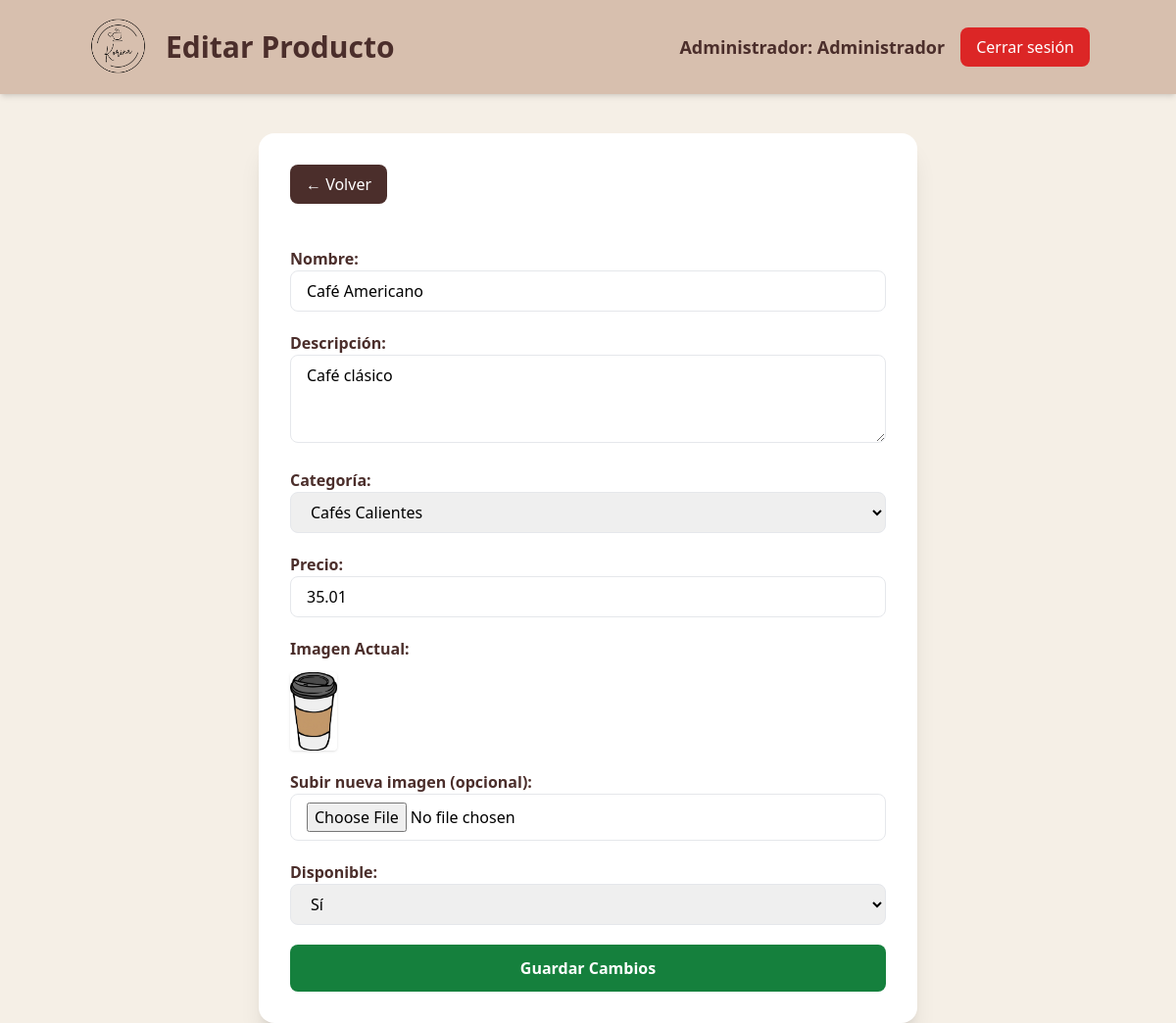
Screenshot of /admin/productos/editar.php?id=1 (signed in) with the database file from the repository.
### tables this page shows
CREATE TABLE `productos` (
  `id` int(11) NOT NULL,
  `nombre` varchar(100) NOT NULL,
  `descripcion` varchar(255) DEFAULT NULL,
  `categoria` varchar(50) NOT NULL,
  `precio` decimal(10,2) NOT NULL,
  `imagen` varchar(120) DEFAULT NULL,
  `disponible` tinyint(1) DEFAULT 1
);

### admin/productos/editar.php (the view, shortened to what this page needs)
<?php
include "../../back/conexion.php";
$id = $_GET["id"];
$sql = $conexion->prepare("SELECT * FROM productos WHERE id = ?");
$sql->bind_param("i", $id);
$sql->execute();
$result = $sql->get_result();
$producto = $result->fetch_assoc();
?>
<!DOCTYPE html>
<html lang="es">
<head>
    <script src="https://cdn.tailwindcss.com"></script>
</head>
<body class="bg-[#f5efe6] min-h-screen">
    <div class="bg-[#d7bfae] p-4 shadow-md">
        <div class="flex justify-between items-center max-w-5xl mx-auto">
            <div class="flex items-center gap-4">
                <img src="/korina-pos/front/imagenes/logo.png" class="h-16" />
                <h1 class="text-3xl font-bold text-[#4b2e2b]">Editar Producto</h1>
            </div>
            <div class="flex items-center gap-4">
                <span class="text-lg font-semibold text-[#4b2e2b]">
                    Administrador: <b><?php echo $_SESSION["nombre"]; ?></b>
                </span>
                <a href="../../back/logout.php"
                   class="bg-red-600 text-white px-4 py-2 rounded-lg hover:bg-red-700 transition">
                    Cerrar sesión
                </a>
            </div>
        </div>
    </div>
    <div class="max-w-2xl mx-auto mt-10 bg-white shadow-xl rounded-2xl p-8">
        <a href="index.php"
           class="inline-block mb-6 bg-[#4b2e2b] text-white px-4 py-2 rounded-lg hover:bg-[#6b423f] transition">
            ← Volver
        </a>
        <form action="actualizar.php" method="POST" enctype="multipart/form-data" class="space-y-5">
            <label class="block">
                <span class="font-semibold text-[#4b2e2b]">Nombre:</span>
                <input type="text" name="nombre" required
                       value="<?php echo $producto['nombre']; ?>"
                       class="w-full px-4 py-2 border rounded-lg focus:ring-2 focus:ring-[#4b2e2b] outline-none">
            </label>
            <label class="block">
                <span class="font-semibold text-[#4b2e2b]">Descripción:</span>
                <textarea name="descripcion" rows="3"
                    class="w-full px-4 py-2 border rounded-lg focus:ring-2 focus:ring-[#4b2e2b] outline-none"><?php
                        echo $producto['descripcion'];
                ?></textarea>
            </label>
            <label class="block">
                <span class="font-semibold text-[#4b2e2b]">Categoría:</span>
                <select name="categoria"
                        class="w-full px-4 py-2 border rounded-lg focus:ring-2 focus:ring-[#4b2e2b]">
                    <?php
                    $categorias = [
                        "Cafés Calientes", "Cafés Fríos", "Tés",
                        "Comidas", "Postres", "Frappes"
                    ];
                    foreach ($categorias as $cat) {
                        $selected = ($producto["categoria"] === $cat) ? "selected" : "";
                        echo "<option $selected>$cat</option>";
                    }
                    ?>
                </select>
            </label>
            <label class="block">
                <span class="font-semibold text-[#4b2e2b]">Precio:</span>
                <input type="number" name="precio" step="0.01" required
                       value="<?php echo $producto['precio']; ?>"
                       class="w-full px-4 py-2 border rounded-lg focus:ring-2 focus:ring-[#4b2e2b] outline-none">
            </label>
            <label class="block">
                <span class="font-semibold text-[#4b2e2b]">Imagen Actual:</span><br>
                <img src="/korina-pos/front/imagenes/<?php echo $producto['imagen']; ?>"
                     class="h-20 mt-3 rounded shadow">
            </label>
            <label class="block">
                <span class="font-semibold text-[#4b2e2b]">Subir nueva imagen (opcional):</span>
                <input type="file" name="imagen" accept="image/*"
                    class="w-full px-4 py-2 border rounded-lg bg-white focus:ring-2 focus:ring-[#4b2e2b] outline-none">
            </label>
            <label class="block">
                <span class="font-semibold text-[#4b2e2b]">Disponible:</span>
                <select name="disponible"
                    class="w-full px-4 py-2 border rounded-lg focus:ring-2 focus:ring-[#4b2e2b]">
                    <option value="1" <?php echo $producto['disponible'] ? 'selected' : ''; ?>>Sí</option>
                </select>
            </label>
            <button
                class="w-full bg-green-700 text-white py-3 rounded-lg font-semibold hover:bg-green-800 transition mt-4">
                Guardar Cambios
            </button>
        </form>
    </div>
</body>
</html>

### rows the page displays
productos: nombre "Café Americano", descripcion "Café clásico", precio "35.01", imagen (picture), disponible "Sí"

### other values shown
$_SESSION["nombre"] "Administrador"
form field categoria "Cafés Calientes"
